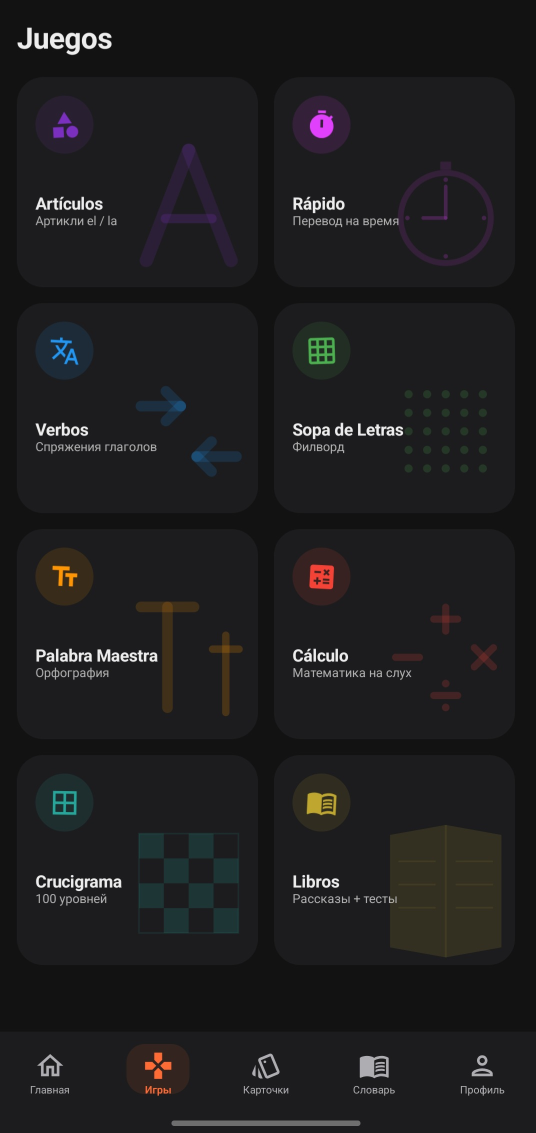
#> input picture docs/play_assets/screenshots/Screenshot_20260511_094841_ESPEAK.jpg, 1072 x 2266 px, found by its file name (shown at 1/2 size)
$ python _make_screenshot_banners.py
#> lines starting #> are read from the running program, lines starting #| are printed output that depends on the picture; after the words box and inside, x2 and y2 are one past the last pixel; in counts of white or black regions, pixels touching at a corner belong together
"""Premium glassmorphism feature banners for Play Store screenshots.

For each of 9 screenshots, produces a promo version with a centered
frosted-glass card containing punchy marketing copy in Montserrat.
"""
from PIL import Image, ImageDraw, ImageFilter, ImageFont
import os

SRC = 'docs/play_assets/screenshots'
DST = 'docs/play_assets/screenshots_promo'
os.makedirs(DST, exist_ok=True)

FONT_BLACK  = 'docs/play_assets/_fonts/Montserrat-Black.ttf'
FONT_MEDIUM = 'docs/play_assets/_fonts/Montserrat-Medium.ttf'

# (filename, eyebrow, headline, subtitle)
CAPTIONS = [
    ('Screenshot_20260511_094841_ESPEAK.jpg',
     'ИГРЫ',
     'Учи играя',
     '6 авторских игр · тренажёр глаголов · 100 рассказов'),
    ('Screenshot_20260511_094848_ESPEAK.jpg',
     'СЛОВАРЬ',
     '5000+ слов в твоём кармане',
     'Учи · слушай · собирай списки · делись'),
    ('Screenshot_20260511_095005_ESPEAK.jpg',
     'ГЛАВНАЯ',
     'Один экран — весь твой испанский',
     'Урок · слово дня · рейтинг · цель'),
    ('Screenshot_20260511_095017_ESPEAK.jpg',
     'LIBROS',
     'Читай. Слушай. Говори как носитель.',
     '100 рассказов · озвучка · проверка произношения'),
    ('Screenshot_20260511_095026_ESPEAK.jpg',
     'CRUCIGRAMA',
     'Кроссворды, которые качают рейтинг',
     '100 уровней растущей сложности'),
    ('Screenshot_20260511_095034_ESPEAK.jpg',
     'CÁLCULO',
     'Числа на слух — как носитель',
     'Тренируй устный счёт · 100 уровней'),
    ('Screenshot_20260511_095044_ESPEAK.jpg',
     'VERBOS',
     'Победи спряжения',
     '6 времён · 1000+ форм · 4 режима тренировки'),
    ('Screenshot_20260511_095051_ESPEAK.jpg',
     'КАРТОЧКИ',
     'Запомнить навсегда — реально',
     'Алгоритм SM-2 · повторяй умно, а не часто'),
]


def wrap_text(text, font, max_width):
    """Word-wrap text into a list of lines fitting max_width pixels.
    Honors explicit \\n as forced breaks, then word-wraps each paragraph."""
    lines = []
    for paragraph in text.split('\n'):
        words = paragraph.split(' ')
        current = ''
        for w in words:
            trial = (current + ' ' + w).strip()
            if font.getbbox(trial)[2] <= max_width:
                current = trial
            else:
                if current:
                    lines.append(current)
                current = w
        if current:
            lines.append(current)
    return lines or ['']


def pick_uniform_sizes(captions, inner_w, head_start, sub_start,
                       head_max_lines=2, sub_max_lines=1):
    """Find one headline + one subtitle size that fit ALL captions, where
    word-wrap produces no more than the given line counts."""
    head_size = head_start
    while head_size > 20:
        f = ImageFont.truetype(FONT_BLACK, head_size)
        if all(len(wrap_text(head, f, inner_w)) <= head_max_lines
               for _, _, head, _ in captions):
            break
        head_size -= 2

    sub_size = sub_start
    while sub_size > 14:
        f = ImageFont.truetype(FONT_MEDIUM, sub_size)
        if all(len(wrap_text(sub, f, inner_w)) <= sub_max_lines
               for _, _, _, sub in captions):
            break
        sub_size -= 2

    return head_size, sub_size


def add_glass_banner(img: Image.Image, eyebrow: str,
                     headline: str, subtitle: str,
                     head_size: int, sub_size: int) -> Image.Image:
    img = img.convert('RGB')
    W, H = img.size

    # ── Geometry: compact card — wide for big text, short so text fills it
    margin   = int(W * 0.07)             # wide card → wide inner_w → big text
    banner_w = W - margin * 2
    banner_h = int(H * 0.19)             # back to compact
    banner_x = margin
    banner_y = (H - banner_h) // 2
    radius   = int(banner_h * 0.11)

    # Rounded mask
    mask = Image.new('L', (banner_w, banner_h), 0)
    ImageDraw.Draw(mask).rounded_rectangle(
        [0, 0, banner_w, banner_h], radius=radius, fill=255)

    # 1. Backdrop blur (the glass)
    region  = img.crop((banner_x, banner_y,
                        banner_x + banner_w, banner_y + banner_h)).convert('RGBA')
    blurred = region.filter(ImageFilter.GaussianBlur(14))   # softer blur, more shape recognizable

    # 2. Dark vertical gradient tint — denser glass per user feedback
    tint = Image.new('RGBA', (banner_w, banner_h), (0, 0, 0, 0))
    tdraw = ImageDraw.Draw(tint)
    for y in range(banner_h):
        t = y / banner_h
        a = int(105 + 35 * t)            # 105 → 140 — see-through glass
        tdraw.line([(0, y), (banner_w, y)], fill=(8, 10, 16, a))
    panel = Image.alpha_composite(blurred, tint)

    # 3. Single hairline border — clean, uniform glass (no inner bands)
    border = Image.new('RGBA', (banner_w, banner_h), (0, 0, 0, 0))
    ImageDraw.Draw(border).rounded_rectangle(
        [1, 1, banner_w - 2, banner_h - 2],
        radius=radius, outline=(255, 255, 255, 130), width=2)
    panel = Image.alpha_composite(panel, border)

    # Clip panel to rounded mask
    panel.putalpha(mask)

    # 5. Drop shadow on full canvas
    shadow = Image.new('RGBA', (W, H), (0, 0, 0, 0))
    ImageDraw.Draw(shadow).rounded_rectangle(
        [banner_x + 4, banner_y + 18,
         banner_x + banner_w + 4, banner_y + banner_h + 18],
        radius=radius, fill=(0, 0, 0, 150))
    shadow = shadow.filter(ImageFilter.GaussianBlur(30))

    out = Image.alpha_composite(img.convert('RGBA'), shadow)
    panel_canvas = Image.new('RGBA', (W, H), (0, 0, 0, 0))
    panel_canvas.paste(panel, (banner_x, banner_y))
    out = Image.alpha_composite(out, panel_canvas)

    # ── Typography ──
    pad_x  = int(banner_w * 0.045)       # tighter padding → more text width
    inner_w = banner_w - pad_x * 2

    # Uniform sizes across all banners (set by caller)
    f_eyebrow = ImageFont.truetype(FONT_BLACK, int(banner_h * 0.075))
    f_head    = ImageFont.truetype(FONT_BLACK,  head_size)
    f_sub     = ImageFont.truetype(FONT_MEDIUM, sub_size)

    draw = ImageDraw.Draw(out)

    # Letter-space the eyebrow manually
    eyebrow_spaced = ' '.join(list(eyebrow))
    eb_bbox = draw.textbbox((0, 0), eyebrow_spaced, font=f_eyebrow)
    eb_h    = eb_bbox[3] - eb_bbox[1]

    # Auto-wrap headline + subtitle to fit inner_w (no overflow ever).
    inner_w_text = banner_w - int(banner_w * 0.045) * 2
    head_lines   = wrap_text(headline, f_head, inner_w_text)
    sub_lines    = wrap_text(subtitle, f_sub,  inner_w_text)

    head_metrics = [draw.textbbox((0, 0), ln, font=f_head) for ln in head_lines]
    head_line_h  = max(b[3] - b[1] for b in head_metrics)
    head_total_h = head_line_h * len(head_lines) + int(head_line_h * 0.18) * (len(head_lines) - 1)

    sub_metrics = [draw.textbbox((0, 0), ln, font=f_sub) for ln in sub_lines]
    sub_line_h  = max(b[3] - b[1] for b in sub_metrics)
    sub_h       = sub_line_h * len(sub_lines) + int(sub_line_h * 0.20) * (len(sub_lines) - 1)
    sub_bbox    = sub_metrics[0]

    # ── Tight group: eyebrow → headline → subtitle, centered vertically ──
    # Premium ad pattern: text reads as ONE block, not three floating zones.
    text_x = banner_x + pad_x

    gap_eb_head  = int(f_head.size  * 0.40)   # eyebrow → headline
    gap_head_sub = int(f_head.size  * 0.55)   # headline → subtitle
    line_gap     = int(head_line_h  * 0.10)   # between headline lines

    head_block_h = head_line_h * len(head_lines) + line_gap * (len(head_lines) - 1)
    block_h = eb_h + gap_eb_head + head_block_h + gap_head_sub + sub_h
    block_y = banner_y + (banner_h - block_h) // 2

    # 1) eyebrow (warm orange)
    eyebrow_y = block_y
    draw.text((text_x, eyebrow_y - eb_bbox[1]), eyebrow_spaced,
              font=f_eyebrow, fill=(255, 140, 70))

    # 2) headline — soft dark glow then white type on top
    head_y_top = eyebrow_y + eb_h + gap_eb_head
    glow_layer = Image.new('RGBA', out.size, (0, 0, 0, 0))
    glow_draw  = ImageDraw.Draw(glow_layer)
    y_cursor = head_y_top
    for ln, bbx in zip(head_lines, head_metrics):
        glow_draw.text((text_x, y_cursor - bbx[1]), ln,
                       font=f_head, fill=(0, 0, 0, 220))
        y_cursor += head_line_h + line_gap
    glow_layer = glow_layer.filter(ImageFilter.GaussianBlur(6))
    out = Image.alpha_composite(out, glow_layer)
    draw = ImageDraw.Draw(out)
    y_cursor = head_y_top
    for ln, bbx in zip(head_lines, head_metrics):
        draw.text((text_x, y_cursor - bbx[1]), ln,
                  font=f_head, fill=(255, 255, 255))
        y_cursor += head_line_h + line_gap

    # 3) subtitle (warm light) — wrapped lines
    sub_y_top = head_y_top + head_block_h + gap_head_sub
    sy = sub_y_top
    for ln, bbx in zip(sub_lines, sub_metrics):
        draw.text((text_x, sy - bbx[1]), ln,
                  font=f_sub, fill=(235, 215, 195))
        sy += sub_line_h + int(sub_line_h * 0.20)

    return out.convert('RGB')


# ── Determine UNIFORM font sizes once, using the first screenshot's width ──
_probe = Image.open(os.path.join(SRC, CAPTIONS[0][0]))
#> _probe is the input picture: PIL image 1072x2266 RGB; mean R, G, B 30.2, 29.8, 30.9
_W, _H = _probe.size
_margin   = int(_W * 0.04)
_banner_w = _W - _margin * 2
_pad_x    = int(_banner_w * 0.045)
_inner_w  = _banner_w - _pad_x * 2
_banner_h = int(_H * 0.26)

HEAD_SIZE, SUB_SIZE = pick_uniform_sizes(
    CAPTIONS, _inner_w,
    head_start=int(_banner_h * 0.22),
    sub_start=int(_banner_h * 0.085),
)
print(f'Uniform sizes: headline={HEAD_SIZE}px  subtitle={SUB_SIZE}px')
#| Uniform sizes: headline=77px  subtitle=30px

# ── Run ──
for fname, eb, head, sub in CAPTIONS:
    src = os.path.join(SRC, fname)
    if not os.path.exists(src):
        print('SKIP', fname); continue
    out = add_glass_banner(Image.open(src), eb, head, sub,
                           HEAD_SIZE, SUB_SIZE)
#> in add_glass_banner, `ImageDraw.Draw(mask).rounded_rectangle( [0, 0, banner_w, banner_h], ra..`:
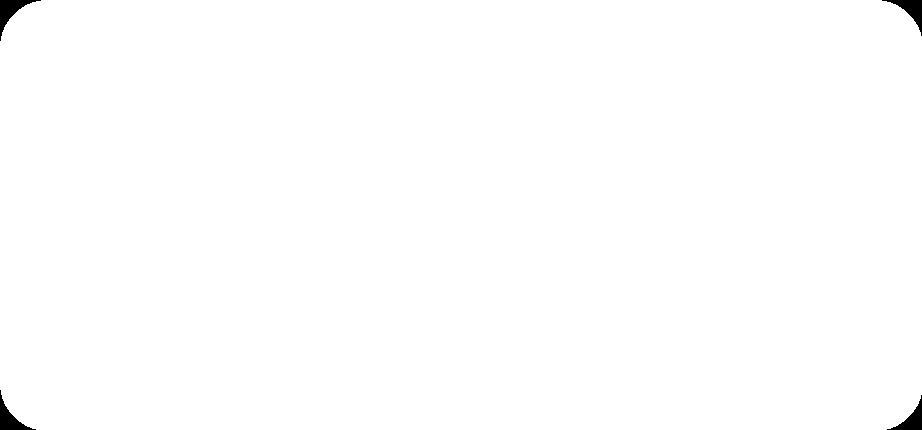
#> mask: PIL image 922x430 L; 99.5% white; 4 black regions, box (x1, y1, x2, y2) and area: (0, 0, 41, 41) 490, (882, 0, 922, 36) 449, (0, 390, 36, 430) 449, (887, 395, 922, 430) 409
#> in add_glass_banner, `blurred = region.filter(ImageFilter.GaussianBlur(14))`:
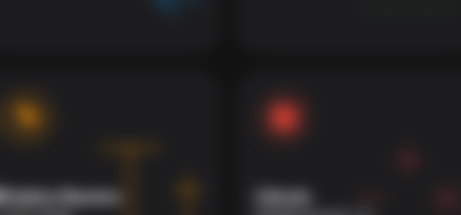
#> blurred: PIL image 922x430 RGBA (shown at 1/2 size); mean R, G, B, A 33.5, 31.1, 31.4, 255
#> in add_glass_banner, `panel = Image.alpha_composite(panel, border)`:
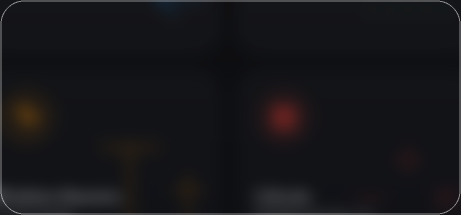
#> panel: PIL image 922x430 RGBA (shown at 1/2 size); mean R, G, B, A 22.6, 22.4, 25.4, 255
#> in add_glass_banner, `shadow = shadow.filter(ImageFilter.GaussianBlur(30))`:
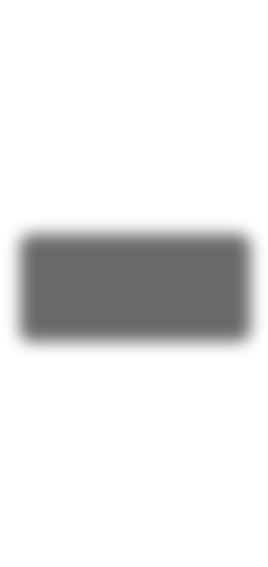
#> shadow: PIL image 1072x2266 RGBA (shown at 1/4 size); mean R, G, B, A 0, 0, 0, 24.4; transparent parts drawn white
#> in add_glass_banner, `panel_canvas.paste(panel, (banner_x, banner_y))`:
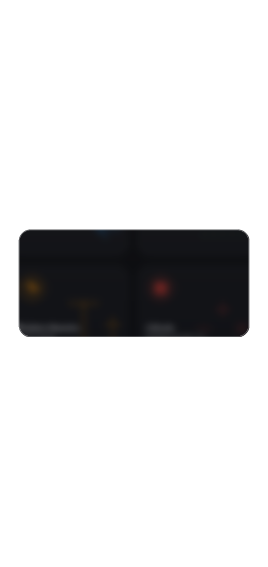
#> panel_canvas: PIL image 1072x2266 RGBA (shown at 1/4 size); mean R, G, B, A 3.7, 3.6, 4.1, 41.4; transparent parts drawn white
#> in add_glass_banner, `eb_bbox = draw.textbbox((0, 0), eyebrow_spaced, font=f_eyebrow)`: eb_bbox = (0, 7, 122, 30)
#> in add_glass_banner, `eb_h    = eb_bbox[3] - eb_bbox[1]`: eb_h = 23
#> in add_glass_banner, `head_metrics = [draw.textbbox((0, 0), ln, font=f_head) for ln in head_..`: head_metrics = [(0, 16, 400, 88)]
#> in add_glass_banner, `head_line_h  = max(b[3] - b[1] for b in head_metrics)`: head_line_h = 72
#> in add_glass_banner, `sub_metrics = [draw.textbbox((0, 0), ln, font=f_sub) for ln in sub_lin..`: sub_metrics = [(0, 5, 679, 34), (0, 12, 159, 34)]
#> in add_glass_banner, `sub_line_h  = max(b[3] - b[1] for b in sub_metrics)`: sub_line_h = 29
#> in add_glass_banner, `sub_h       = sub_line_h * len(sub_lines) + int(sub_line_h * 0.20) * (..`: sub_h = 63
#> in add_glass_banner, `sub_bbox    = sub_metrics[0]`: sub_bbox = (0, 5, 679, 34)
#> in add_glass_banner, `line_gap     = int(head_line_h  * 0.10)`: line_gap = 7
#> in add_glass_banner, `head_block_h = head_line_h * len(head_lines) + line_gap * (len(head_li..`: head_block_h = 72
#> in add_glass_banner, `block_h = eb_h + gap_eb_head + head_block_h + gap_head_sub + sub_h`: block_h = 230
#> in add_glass_banner, `block_y = banner_y + (banner_h - block_h) // 2`: block_y = 1018
#> in add_glass_banner, `head_y_top = eyebrow_y + eb_h + gap_eb_head`: head_y_top = 1071
#> the loop in add_glass_banner, `for ln, bbx in zip(head_lines, head_metrics):` made 1 pass
#> (ln, bbx, y_cursor) on pass 1: ('Учи играя', (0, 16, 400, 88), 1150)
#> after the loop in add_glass_banner, `for ln, bbx in zip(head_lines, head_metrics):`: y_cursor = 1150
#> in add_glass_banner, `glow_layer = glow_layer.filter(ImageFilter.GaussianBlur(6))`:
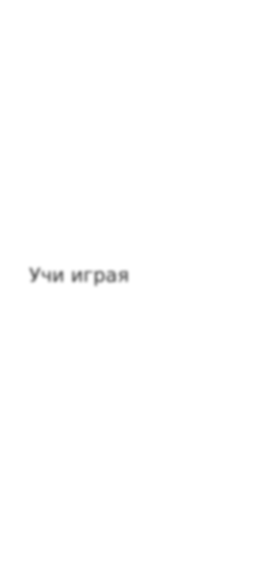
#> glow_layer: PIL image 1072x2266 RGBA (shown at 1/4 size); mean R, G, B, A 0, 0, 0, 0.5; transparent parts drawn white
#> in add_glass_banner, `y_cursor = head_y_top`: y_cursor = 1071
#> after the loop in add_glass_banner, `for ln, bbx in zip(head_lines, head_metrics):`: y_cursor = 1150
#> in add_glass_banner, `sub_y_top = head_y_top + head_block_h + gap_head_sub`: sub_y_top = 1185
#> the loop in add_glass_banner, `for ln, bbx in zip(sub_lines, sub_metrics):` made 2 passes
#> (bbx, sy) on pass 1: ((0, 5, 679, 34), 1219)
#> after the loop in add_glass_banner, `for ln, bbx in zip(sub_lines, sub_metrics):`: sy = 1253
#> in add_glass_banner, `return out.convert('RGB')`:
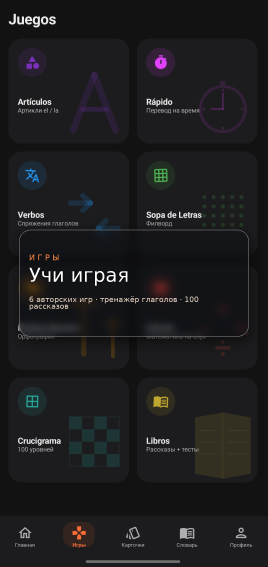
#> returned value: PIL image 1072x2266 RGB (shown at 1/4 size); mean R, G, B 29.3, 29.1, 30.6
    dst = os.path.join(DST, fname.replace('.jpg', '_promo.jpg'))
    out.save(dst, 'JPEG', quality=92, optimize=True)
    print('Wrote', dst)
#| Wrote docs/play_assets/screenshots_promo/Screenshot_20260511_094841_ESPEAK_promo.jpg
#> pass 2 of the loop `for fname, eb, head, sub in CAPTIONS:`:
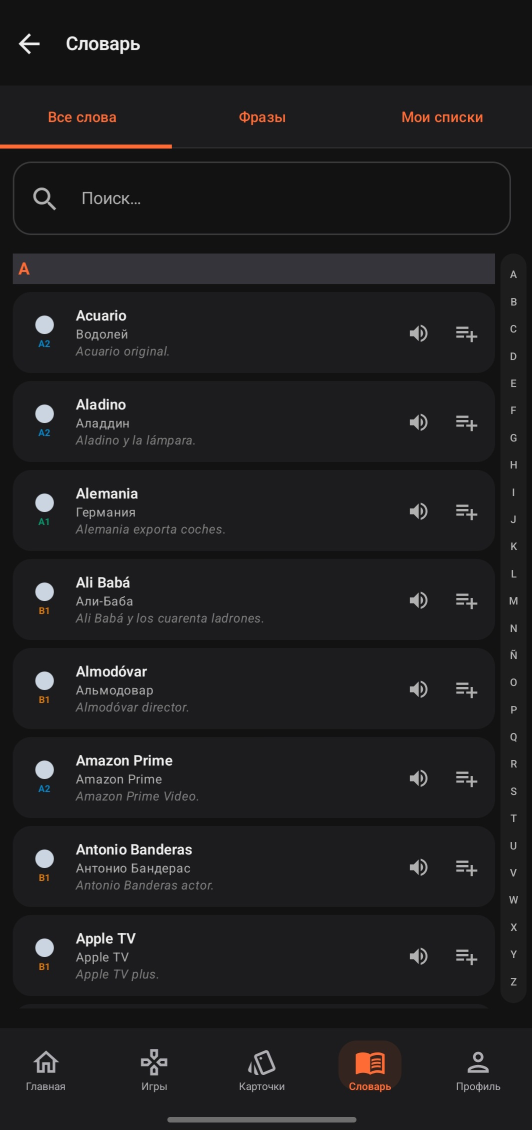
#> input picture docs/play_assets/screenshots/Screenshot_20260511_094848_ESPEAK.jpg, 1064 x 2259 px, found by its file name (shown at 1/2 size)
#> in add_glass_banner, img is the input picture: PIL image 1064x2259 RGB; mean R, G, B 30.5, 29.9, 31.2
#> in add_glass_banner (call 2), `ImageDraw.Draw(mask).rounded_rectangle( [0, 0, banner_w, banner_h], ra..`:
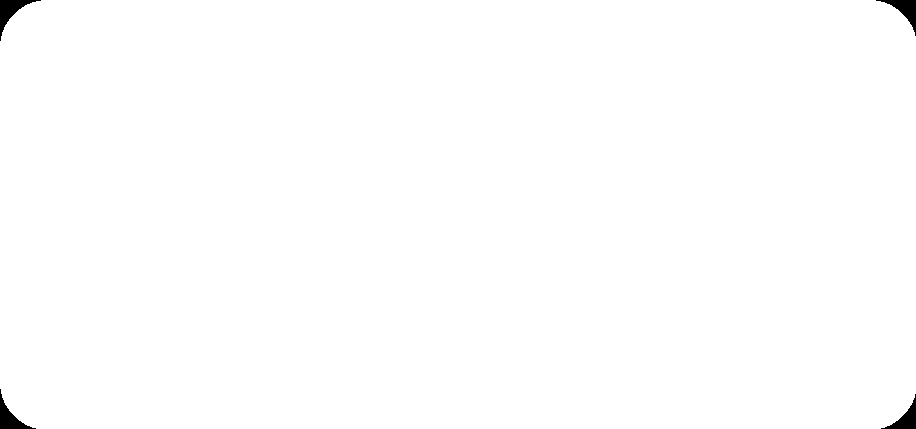
#> mask: PIL image 916x429 L; 99.5% white; 4 black regions, box (x1, y1, x2, y2) and area: (0, 0, 41, 41) 490, (876, 0, 916, 36) 449, (0, 389, 36, 429) 449, (881, 394, 916, 429) 409
#> region: PIL image 916x429 RGBA
#> blurred: PIL image 916x429 RGBA
#> border: PIL image 916x429 RGBA
#> panel_canvas: PIL image 1064x2259 RGBA
#> eb_bbox = (0, 7, 218, 30)
#> head_metrics = [(0, 14, 806, 73), (0, 29, 346, 88)]
#> head_line_h = 59
#> head_total_h = 128
#> sub_metrics = [(0, 4, 621, 34)]
#> sub_line_h = 30
#> sub_bbox = (0, 4, 621, 34)
#> line_gap = 5
#> head_block_h = 123
#> block_h = 248
#> block_y = 1005
#> head_y_top = 1058
#> the loop in add_glass_banner (call 2), `for ln, bbx in zip(head_lines, head_metrics):` made 2 passes
#> (ln, bbx, y_cursor) on passes 1 to 2: ('5000+ слов в твоём', (0, 14, 806, 73), 1122), ('кармане', (0, 29, 346, 88), 1186)
#> after the loop in add_glass_banner (call 2), `for ln, bbx in zip(head_lines, head_metrics):`: y_cursor = 1186
#> glow_layer: PIL image 1064x2259 RGBA
#> in add_glass_banner (call 2), `y_cursor = head_y_top`: y_cursor = 1058
#> after the loop in add_glass_banner (call 2), `for ln, bbx in zip(head_lines, head_metrics):`: y_cursor = 1186
#> sub_y_top = 1223
#> the loop in add_glass_banner (call 2), `for ln, bbx in zip(sub_lines, sub_metrics):` made 1 pass
#> (ln, bbx, sy) on pass 1: ('Учи · слушай · собирай списки · делись', (0, 4, 621, 34), 1259)
#> after the loop in add_glass_banner (call 2), `for ln, bbx in zip(sub_lines, sub_metrics):`: sy = 1259
#> in add_glass_banner (call 2), `return out.convert('RGB')`:
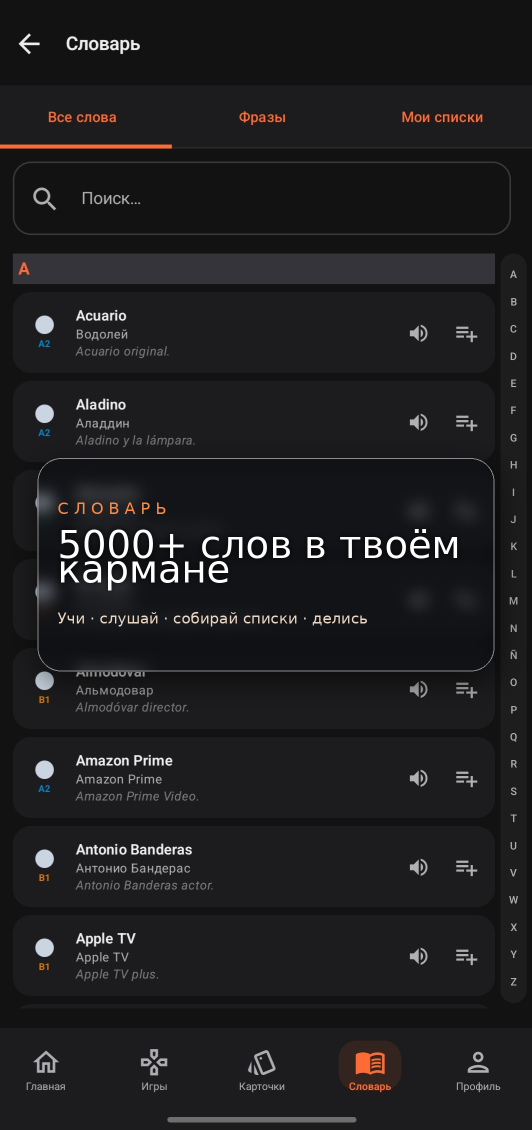
#> returned value: PIL image 1064x2259 RGB (shown at 1/2 size); mean R, G, B 30.7, 30.2, 31.7
#| Wrote docs/play_assets/screenshots_promo/Screenshot_20260511_094848_ESPEAK_promo.jpg
